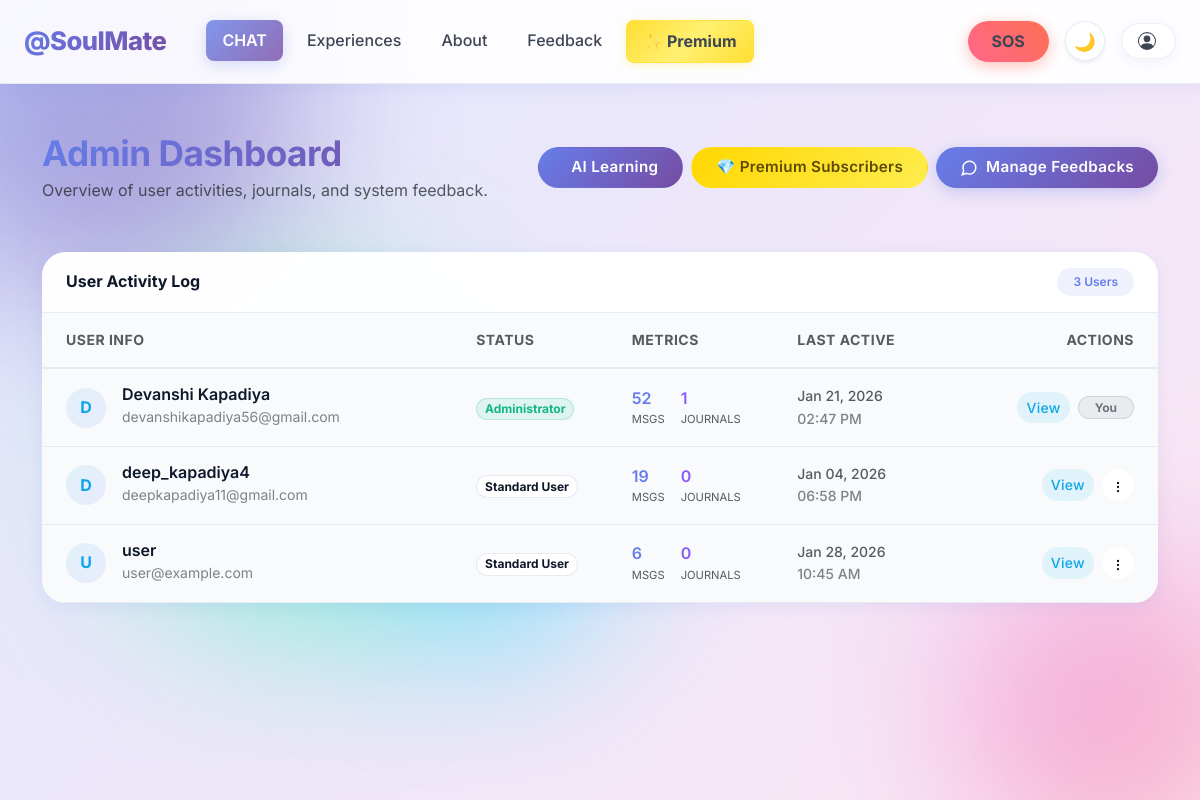
The app's page /admin/dashboard (signed in) with its own data.
### ChatbotWebsite/models.py (models this page shows, shortened)
class User(db.Model, UserMixin):
    id = db.Column(db.Integer, primary_key=True)
    username = db.Column(db.String(20), unique=True, nullable=False)
    email = db.Column(db.String(120), unique=True, nullable=False)
    password = db.Column(db.String(60), nullable=False)
    profile_image = db.Column(
        db.String(20), nullable=False, default='default.jpg')
    is_admin = db.Column(db.Boolean, nullable=False, default=False)
    messages = db.relationship('ChatMessage', backref='user', lazy=True)
    journals = db.relationship('Journal', backref='user', lazy=True)
    feedbacks = db.relationship('Feedback', backref='user', lazy=True)

class ChatMessage(db.Model):
    id = db.Column(db.Integer, primary_key=True)
    sender = db.Column(db.String(5), nullable=False)
    timestamp = db.Column(db.DateTime, nullable=False, default=datetime.now)
    message = db.Column(db.String(3000), nullable=False)
    user_id = db.Column(db.Integer, db.ForeignKey(
        'user.id'), nullable=False)  # Foreign key to User Class

### ChatbotWebsite/admin/routes.py (the view)
@admin.route("/dashboard")
@admin_required
def dashboard():
    users = User.query.all()
    user_activity = []
    for user in users:
        message_count = ChatMessage.query.filter_by(user_id=user.id).count()
        journal_count = Journal.query.filter_by(user_id=user.id).count()
        last_message = (
            ChatMessage.query.filter_by(user_id=user.id)
            .order_by(ChatMessage.timestamp.desc())
            .first()
        )
        last_journal = (
            Journal.query.filter_by(user_id=user.id)
            .order_by(Journal.timestamp.desc())
            .first()
        )
        last_activity = None
        if last_message and last_journal:
            last_activity = max(last_message.timestamp, last_journal.timestamp)
        elif last_message:
            last_activity = last_message.timestamp
        elif last_journal:
            last_activity = last_journal.timestamp
        user_activity.append(
            {
                "user": user,
                "message_count": message_count,
                "journal_count": journal_count,
                "last_activity": last_activity,
            }
        )
    return render_template(
        "admin/dashboard.html",
        title="Admin Dashboard",
        user_activity=user_activity,
    )

### ChatbotWebsite/admin/routes.py (called while the page is built)
def admin_required(func):
    @wraps(func)
    @login_required
    def wrapper(*args, **kwargs):
        is_admin_flag = getattr(current_user, "is_admin", False)
        if not is_admin_flag or is_admin_flag is None:
            _log_admin_check(False)
            abort(403)
        _log_admin_check(True)
        return func(*args, **kwargs)
    return wrapper

### ChatbotWebsite/models.py (called while the page is built)
@login_manager.user_loader
def load_user(user_id):
    return User.query.get(int(user_id))

### ChatbotWebsite/templates/admin/dashboard.html (shortened to what this page needs)
{% extends "layout.html" %}
{% block content %}
<div class="container py-5 fade-in">
  <div class="d-flex flex-column flex-md-row justify-content-between align-items-md-center mb-5 gap-3">
    <div>
      <h2 class="fw-bold mb-1 gradient-text" style="font-size: 2.2rem; letter-spacing: -0.5px;">Admin Dashboard</h2>
      <p class="text-muted mb-0">Overview of user activities, journals, and system feedback.</p>
    </div>
    <div class="d-flex gap-2 flex-wrap">
      <a href="{{ url_for('admin.learning_dashboard') }}"
        class="btn rounded-pill px-4 py-2 fw-semibold d-inline-flex align-items-center gap-2"
        style="font-size: 0.95rem; background: linear-gradient(135deg, #667eea 0%, #764ba2 100%); color: white;">
         AI Learning
      </a>
      <a href="{{ url_for('admin.premium_subscribers') }}"
        class="btn rounded-pill px-4 py-2 fw-semibold d-inline-flex align-items-center gap-2"
        style="font-size: 0.95rem; background: linear-gradient(135deg, #ffd700 0%, #ffed4e 100%); color: #5c4b00;">
        💎 Premium Subscribers
      </a>
      <a href="{{ url_for('admin.feedbacks') }}"
        class="btn btn-primary rounded-pill px-4 py-2 fw-semibold d-inline-flex align-items-center gap-2 ripple"
        style="font-size: 0.95rem;">
        <svg width="18" height="18" viewBox="0 0 24 24" fill="none" stroke="currentColor" stroke-width="2">
          <path
            d="M21 11.5a8.38 8.38 0 0 1-.9 3.8 8.5 8.5 0 0 1-7.6 4.7 8.38 8.38 0 0 1-3.8-.9L3 21l1.9-5.7a8.38 8.38 0 0 1-.9-3.8 8.5 8.5 0 0 1 4.7-7.6 8.38 8.38 0 0 1 3.8-.9h.5a8.48 8.48 0 0 1 8 8v.5z">
          </path>
        </svg>
        Manage Feedbacks
      </a>
    </div>
  </div>
  <div class="card border-0 overflow-hidden glow-border" style="border-radius: 24px;">
    <div class="card-header border-bottom py-3 px-4 d-flex justify-content-between align-items-center"
      style="background: rgba(0,0,0,0.02); border-color: var(--border-color) !important;">
      <h6 class="mb-0 fw-bold" style="color: var(--text-color);">User Activity Log</h6>
      <span class="badge rounded-pill bg-primary bg-opacity-10 text-primary px-3 py-2 fw-semibold">{{
        user_activity|length }} Users</span>
    </div>
    <div class="table-responsive">
      <table class="table table-hover align-middle mb-0" style="color: var(--text-color);">
        <thead style="background: var(--input-bg);">
          <tr>
            <th scope="col" class="px-4 py-3 text-muted small fw-bold text-uppercase"
              style="border-bottom: 2px solid var(--border-color); letter-spacing: 0.5px;">User Info</th>
            <th scope="col" class="py-3 text-muted small fw-bold text-uppercase"
              style="border-bottom: 2px solid var(--border-color); letter-spacing: 0.5px;">Status</th>
            <th scope="col" class="py-3 text-muted small fw-bold text-uppercase"
              style="border-bottom: 2px solid var(--border-color); letter-spacing: 0.5px;">Metrics</th>
            <th scope="col" class="py-3 text-muted small fw-bold text-uppercase"
              style="border-bottom: 2px solid var(--border-color); letter-spacing: 0.5px;">Last Active</th>
            <th scope="col" class="px-4 py-3 text-end text-muted small fw-bold text-uppercase"
              style="border-bottom: 2px solid var(--border-color); letter-spacing: 0.5px;">Actions</th>
          </tr>
        </thead>
        <tbody>
          {% for item in user_activity %}
          <tr style="border-bottom: 1px solid var(--border-color); transition: background-color 0.2s;">
            <td class="px-4 py-3">
              <div class="d-flex align-items-center gap-3">
                <div class="d-flex align-items-center justify-content-center rounded-circle fw-bold"
                  style="width: 40px; height: 40px; background: linear-gradient(135deg, rgba(14, 165, 233, 0.1), rgba(99, 102, 241, 0.1)); color: #0ea5e9;">
                  {{ item.user.username[0]|upper }}
                </div>
                <div>
                  <h6 class="mb-0 fw-semibold">{{ item.user.username }}</h6>
                  <small class="text-muted opacity-75">{{ item.user.email }}</small>
                </div>
              </div>
            </td>
            <td class="py-3">
              {% if item.user.is_admin|default(False) %}
              <span class="badge rounded-pill"
                style="background: rgba(16, 185, 129, 0.1); color: #10b981; border: 1px solid rgba(16, 185, 129, 0.2);">Administrator</span>
              {% else %}
              <span class="badge rounded-pill"
                style="background: var(--input-bg); color: var(--text-color); border: 1px solid var(--border-color);">Standard
                User</span>
              {% endif %}
            </td>
            <td class="py-3">
              <div class="d-flex gap-3">
                <div class="d-flex flex-column" title="Messages">
                  <span class="fs-6 fw-semibold text-primary">{{ item.message_count }}</span>
                  <span class="text-muted" style="font-size: 0.7rem; text-transform: uppercase;">Msgs</span>
                </div>
                <div class="d-flex flex-column" title="Journals">
                  <span class="fs-6 fw-semibold" style="color: #8b5cf6;">{{ item.journal_count }}</span>
                  <span class="text-muted" style="font-size: 0.7rem; text-transform: uppercase;">Journals</span>
                </div>
              </div>
            </td>
            <td class="py-3">
              {% if item.last_activity %}
              <div class="text-muted small fw-medium">
                {{ item.last_activity.strftime("%b %d, %Y") }}<br>
                <span class="opacity-75">{{ item.last_activity.strftime("%I:%M %p") }}</span>
              </div>
              {% else %}
              <span class="text-muted small opacity-50 fst-italic">Never logged in</span>
              {% endif %}
            </td>
            <td class="px-4 py-3 text-end">
              <div class="d-flex justify-content-end gap-2">
                <a href="{{ url_for('admin.user_details', user_id=item.user.id) }}"
                  class="btn btn-sm rounded-pill fw-medium"
                  style="background: rgba(14, 165, 233, 0.1); color: #0ea5e9;">
                  View
                </a>
                {% if item.user.id != current_user.id %}
                <div class="dropdown">
                  <button class="btn btn-sm btn-light rounded-circle shadow-none border-0" type="button"
                    data-bs-toggle="dropdown"
                    style="width: 32px; height: 32px; background: var(--input-bg); color: var(--text-color);">
                    <svg width="14" height="14" viewBox="0 0 24 24" fill="none" stroke="currentColor" stroke-width="2"
                      stroke-linecap="round" stroke-linejoin="round">
                      <circle cx="12" cy="12" r="1"></circle>
                      <circle cx="12" cy="5" r="1"></circle>
                      <circle cx="12" cy="19" r="1"></circle>
                    </svg>
                  </button>
                </div>
                {% else %}
                <span class="badge rounded-pill bg-secondary bg-opacity-10 text-secondary align-self-center px-3"
                  style="border: 1px solid rgba(108, 117, 125, 0.2);">You</span>
                {% endif %}
              </div>
            </td>
          </tr>
          {% endfor %}
        </tbody>
      </table>
    </div>
  </div>
</div>
{% endblock content %}

### ChatbotWebsite/templates/layout.html (shortened to what this page needs)
<!DOCTYPE html>
<html lang="en">
<head>
  <link href="https://cdn.jsdelivr.net/npm/bootstrap@5.3.0-alpha3/dist/css/bootstrap.min.css" rel="stylesheet"
>
  <link rel="stylesheet" href="{{ url_for('static', filename='styles/layout.css') }}" />
</head>
<body>
  <div class="ambient-bg">
    <div class="floating-shape shape-1"></div>
    <div class="floating-shape shape-2"></div>
  </div>
  {%block navigation%}
  <nav id="navigation-bar" class="navbar navbar-expand-lg sticky-top glass-navbar">
    <div class="container-fluid px-4 py-2">
      <a class="navbar-brand fw-bold" href="{{url_for('main.home')}}"
        style="font-size: 1.5rem; letter-spacing: -0.5px;">@SoulMate</a>
      <div class="collapse navbar-collapse mt-3 mt-lg-0" id="navbarNavDropdown">
        <ul class="navbar-nav gap-2 ms-lg-4 me-auto">
          <li class="nav-item">
            <a class="nav-link fw-semibold px-3 py-2 rounded-3 btn-chat-nav" href="{{url_for('chatbot.chat')}}">CHAT</a>
          </li>
          <li class="nav-item">
            <a class="nav-link fw-medium px-3 py-2 rounded-3"
              href="{{url_for('journals.all_journals')}}">Experiences</a>
          </li>
          <li class="nav-item">
            <a class="nav-link fw-medium px-3 py-2 rounded-3" href="{{url_for('main.about')}}">About</a>
          </li>
          <li class="nav-item">
            <a class="nav-link fw-medium px-3 py-2 rounded-3" href="{{url_for('main.feedback')}}">Feedback</a>
          </li>
          <li class="nav-item">
            <a class="nav-link fw-bold px-3 py-2 rounded-3 btn-premium-nav" href="{{url_for('main.premium')}}"
              style="background: linear-gradient(135deg, #ffd700 0%, #ffed4e 50%, #ffd700 100%); color: #5c4b00; border: 1px solid rgba(255, 215, 0, 0.5); box-shadow: 0 2px 8px rgba(255, 215, 0, 0.3);">
              ✨ Premium
            </a>
          </li>
        </ul>
        <ul class="navbar-nav gap-3 align-items-center">
          <li class="nav-item">
            <a class="nav-link fw-bold px-4 py-2 rounded-pill btn-sos-nav text-white" href="{{url_for('main.sos')}}"
              style="background: linear-gradient(45deg, #ff416c, #ff4b2b); box-shadow: 0 4px 15px rgba(255, 75, 43, 0.4);">SOS</a>
          </li>
          <li class="nav-item">
            <button id="theme-toggle"
              class="btn btn-light rounded-circle p-2 shadow-sm d-flex align-items-center justify-content-center"
              aria-label="Toggle theme" style="width: 40px; height: 40px; border: 1px solid var(--border-color);">
              <span id="theme-icon" style="font-size: 1.1rem; line-height: 1;">🌙</span>
            </button>
          </li>
          {%if current_user.is_authenticated%}
          <li class="nav-item d-flex align-items-center">
            <a class="nav-link fw-semibold px-4 py-2 rounded-pill btn-account-nav d-flex align-items-center gap-2"
              href="{{url_for('users.account')}}">
            </a>
          </li>
          {%endif%}
        </ul>
      </div>
    </div>
  </nav>
  {%endblock navigation%}
  <div class="position-relative">
    <div class="position-absolute top-0 start-50 translate-middle-x w-100"
      style="max-width: 600px; z-index: 1050; padding-top: 20px;">
    </div>
  </div>
  {% block content%} {% endblock content %}
</body>
</html>

### records on screen
User: user "D", user.username "Devanshi Kapadiya", user.email "devanshikapadiya56@gmail.com"
ChatMessage: last_activity "Jan 21, 2026", last_activity "02:47 PM"
User: user "D", user.username "deep_kapadiya4", user.email "deepkapadiya11@gmail.com"
ChatMessage: last_activity "Jan 04, 2026", last_activity "06:58 PM"
User: user "U", user.username "user", user.email "user@example.com"
ChatMessage: last_activity "Jan 28, 2026", last_activity "10:45 AM"

### other values on screen
{{ user_activity|length }} "3"
{{ item.message_count }} "52" "19" "6"
{{ item.journal_count }} "1" "0" "0"
